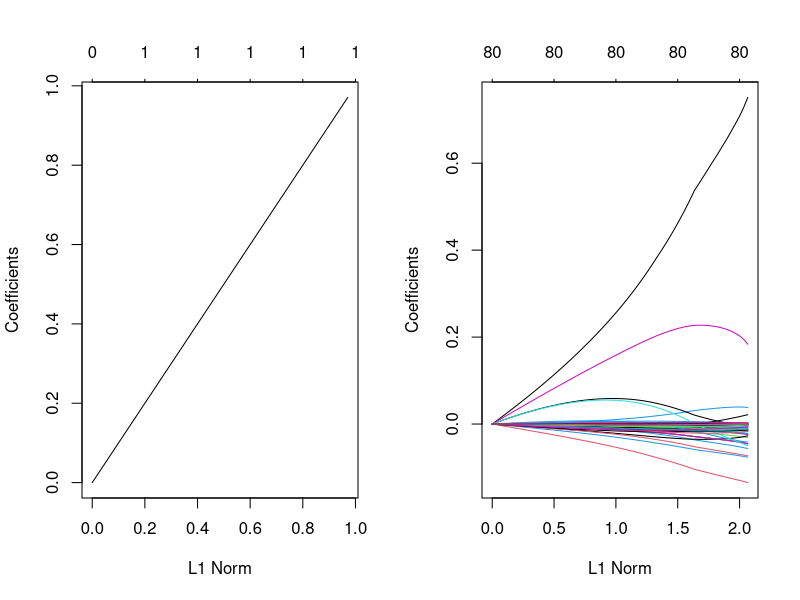
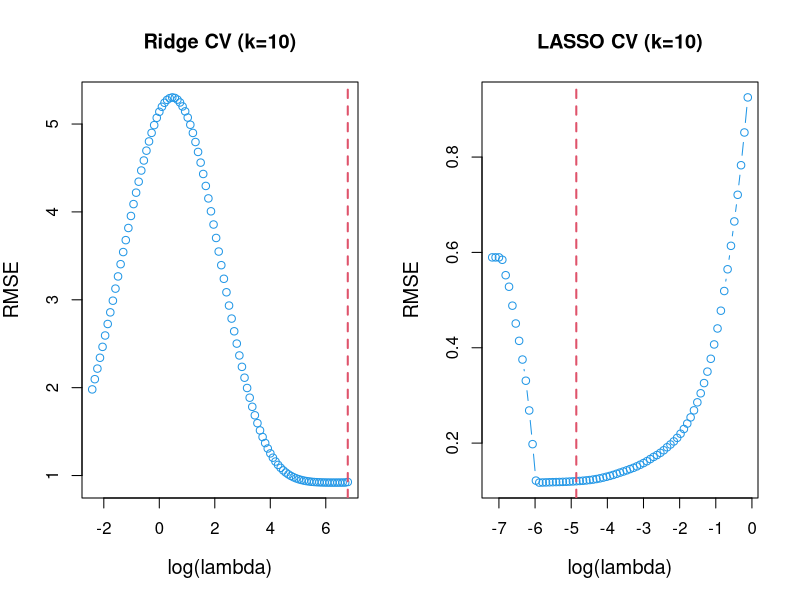

Recreate these plots in R, in order.
library(glmnet)
Cars = read.csv("Cars.csv")
car2 = Cars[,-c(1,3,5,8,10,11,12,13,16)] # lose irrelevant columns
attach(car2)
n = dim(car2)[1]
tr = sample(1:n,5000) 
logprice = log(price)

## create a full matrix of interactions (only necessary for linear model)
## do the normalization only for main variables.
XXca <- model.matrix(logprice~.*mileage, data=car2)[,-c(1,86)]
CAdata = data.frame(logprice,XXca)
XXca = scale(XXca)

Lasso.Fit = glmnet(XXca[tr,],XXca[tr])
Ridge.Fit = glmnet(XXca[tr,],XXca[tr],alpha=0)
par(mfrow=c(1,2))
plot(Lasso.Fit)
plot(Ridge.Fit)

CV.L = cv.glmnet(XXca[tr,], log(price[tr]),alpha=1)
CV.R = cv.glmnet(XXca[tr,], log(price[tr]),alpha=0)
sqrt(CV.L$cvm[38])

#1434.042
LamR = CV.R$lambda.1se
LamL = CV.L$lambda.1se

par(mfrow=c(1,2))
plot(log(CV.R$lambda),sqrt(CV.R$cvm),main="Ridge CV (k=10)",xlab="log(lambda)",ylab = "RMSE",col=4,type="b",cex.lab=1.2)
abline(v=log(LamR),lty=2,col=2,lwd=2)
plot(log(CV.L$lambda),sqrt(CV.L$cvm),main="LASSO CV (k=10)",xlab="log(lambda)",ylab = "RMSE",col=4,type="b",cex.lab=1.2)
abline(v=log(LamL),lty=2,col=2,lwd=2)


coef.R = predict(CV.R,type="coefficients",s=LamR)
coef.L = predict(CV.L,type="coefficients",s=LamL)

lasso.L = predict(CV.L,s=LamL, newx=XXca[-tr,])

sqrt(mean((exp(lasso.L)-price[-tr])^2))